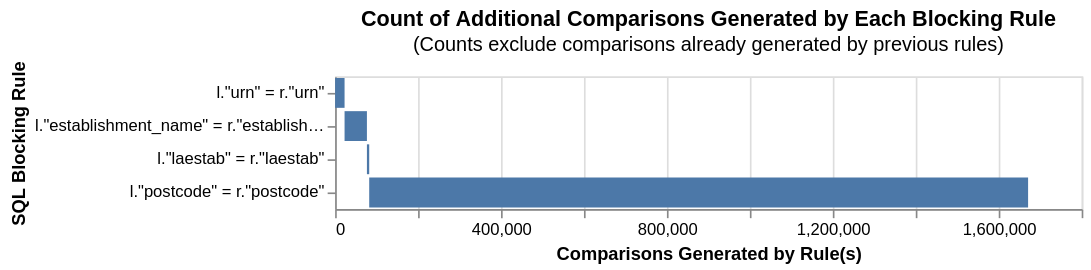

The notebook cell this image was saved under:
### Code cell
blocking_rules_link = [
  block_on("urn"),
  block_on("establishment_name"),
  block_on("laestab"),
  # block_on("ukprn"),
  # block_on("northing", "easting"),
   block_on("postcode"),
  # block_on("heads_name"),
  # block_on("phase_of_education_name", "postcode"),
]

cumulative_comparisons_to_be_scored_from_blocking_rules_chart(
  table_or_tables=gias,
  blocking_rules=blocking_rules_link,
  db_api=db_api,
  link_type="dedupe_only",
)

### Figure 1 — Vega-Lite specification as saved in the notebook (floating-point values rounded to 4 significant figures)
{"config": {"view": {"continuousWidth": 300, "continuousHeight": 300}}, "data": {"name": "data-1209f20f4e0f2fe5542fabe948938870"}, "mark": "bar", "encoding": {"order": {"field": "cumulative_rows"}, "tooltip": [{"field": "blocking_rule", "title": "SQL Condition", "type": "nominal"}, {"field": "row_count", "format": ",", "title": "Comparisons Generated", "type": "quantitative"}, {"field": "cumulative_rows", "format": ",", "title": "Cumulative Comparisons", "type": "quantitative"}, {"field": "cartesian", "format": ",", "title": "Total comparisons in Cartesian product", "type": "quantitative"}], "x": {"field": "start", "title": "Comparisons Generated by Rule(s)", "type": "quantitative"}, "x2": {"field": "cumulative_rows"}, "y": {"field": "blocking_rule", "sort": ["-x2"], "title": "SQL Blocking Rule"}}, "height": {"step": 20}, "title": {"text": "Count of Additional Comparisons Generated by Each Blocking Rule", "subtitle": "(Counts exclude comparisons already generated by previous rules)"}, "width": 450, "$schema": "https://vega.github.io/schema/vega-lite/v5.9.3.json", "datasets": {"data-1209f20f4e0f2fe5542fabe948938870": [{"blocking_rule": "l.\"urn\" = r.\"urn\"", "row_count": 22773, "cumulative_rows": 22773, "cartesian": 2278968828, "match_key": "0", "start": 0}, {"blocking_rule": "l.\"establishment_name\" = r.\"establishment_name\"", "row_count": 53908, "cumulative_rows": 76681, "cartesian": 2278968828, "match_key": "1", "start": 22773}, {"blocking_rule": "l.\"laestab\" = r.\"laestab\"", "row_count": 5524, "cumulative_rows": 82205, "cartesian": 2278968828, "match_key": "2", "start": 76681}, {"blocking_rule": "l.\"postcode\" = r.\"postcode\"", "row_count": 1588623, "cumulative_rows": 1670828, "cartesian": 2278968828, "match_key": "3", "start": 82205}]}}
